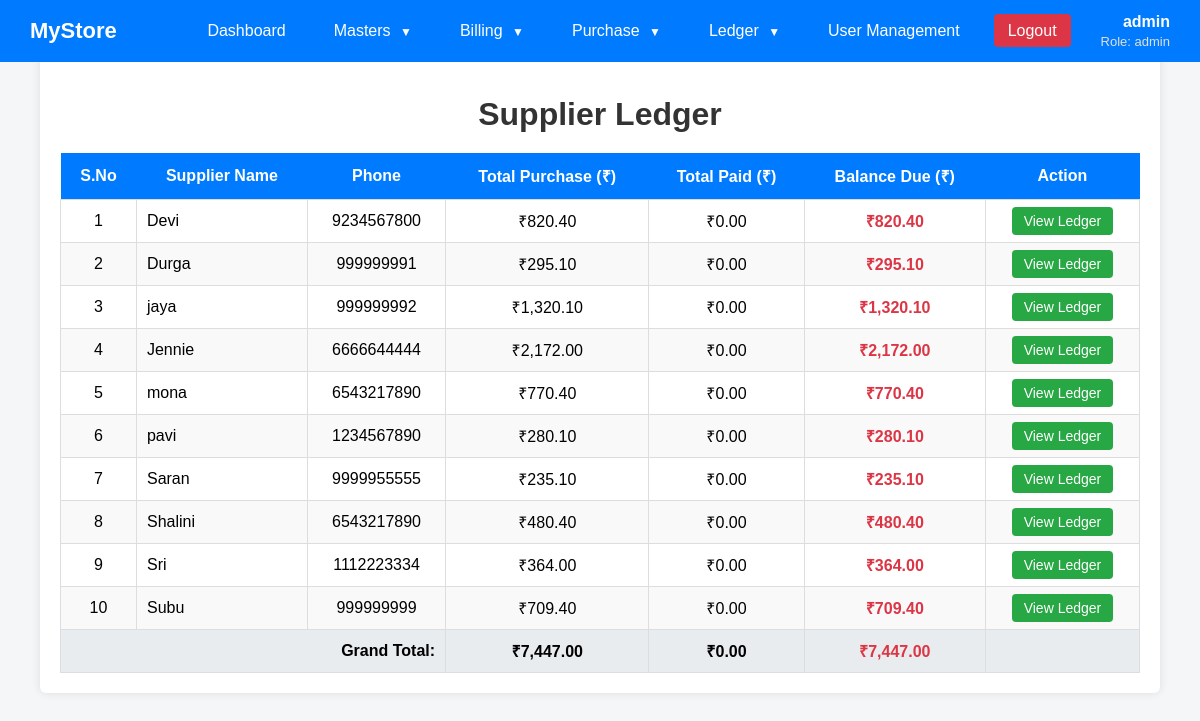
The page /ledger.php (signed in) on the database its author committed.
### tables this page shows
CREATE TABLE `suppliers` (
  `id` int(11) NOT NULL,
  `suppliers_name` varchar(50) NOT NULL,
  `phoneno` varchar(10) NOT NULL,
  `email` varchar(200) NOT NULL,
  `sup_address` varchar(200) NOT NULL,
  `gst_no` varchar(50) NOT NULL,
  `created_at` timestamp NOT NULL DEFAULT CURRENT_TIMESTAMP,
  `updated_at` timestamp NOT NULL DEFAULT CURRENT_TIMESTAMP ON UPDATE CURRENT_TIMESTAMP,
  `city` varchar(50) NOT NULL,
  `opening_amt` int(11) NOT NULL,
  `sup_state` varchar(50) NOT NULL
);

### ledger.php (the view, shortened to what this page needs)
<?php
include "db.php";
$query = "SELECT
            s.id,
            s.suppliers_name,
            s.phoneno,
            COALESCE(SUM(p.totalamt), 0) as total_purchase,
            COALESCE(SUM(p.paidamt), 0) as total_paid
          FROM suppliers s
          LEFT JOIN purchase p ON s.id = p.supplier_id
          GROUP BY s.id, s.suppliers_name, s.phoneno
          ORDER BY s.suppliers_name ASC";
$result = $conn->query($query);
?>
<!DOCTYPE html>
<html>
<head>
</head>
<body>
    <?php include "dashboard.php"; ?>
    <div class="container">
        <h1>Supplier Ledger</h1>
        <table>
            <thead>
                <tr>
                    <th>S.No</th>
                    <th>Supplier Name</th>
                    <th>Phone</th>
                    <th>Total Purchase (₹)</th>
                    <th>Total Paid (₹)</th>
                    <th>Balance Due (₹)</th>
                    <th>Action</th>
                </tr>
            </thead>
            <tbody>
                <?php
                $sno = 1;
                $grandTotalPurchase = 0;
                $grandTotalPaid = 0;
                $grandBalance = 0;
                if ($result->num_rows > 0):
                    while($row = $result->fetch_assoc()):
                        $balance = $row['total_purchase'] - $row['total_paid'];
                        $grandTotalPurchase += $row['total_purchase'];
                        $grandTotalPaid += $row['total_paid'];
                        $grandBalance += $balance;
                ?>
                    <tr>
                        <td><?php echo $sno++; ?></td>
                        <td style="text-align: left;"><?php echo htmlspecialchars($row['suppliers_name']); ?></td>
                        <td><?php echo htmlspecialchars($row['phoneno'] ?? 'N/A'); ?></td>
                        <td>₹<?php echo number_format($row['total_purchase'], 2); ?></td>
                        <td>₹<?php echo number_format($row['total_paid'], 2); ?></td>
                        <td class="<?php echo ($balance >= 0) ? 'positive' : 'negative'; ?>">
                            ₹<?php echo number_format($balance, 2); ?>
                        </td>
                        <td>
                            <a href="supplier_ledger.php?supplier_id=<?php echo $row['id']; ?>"
                               class="view-btn">View Ledger</a>
                        </td>
                    </tr>
                <?php
                    endwhile;
                endif; ?>
            </tbody>
            <tfoot>
                <tr style="background: #e9ecef; font-weight: bold;">
                    <td colspan="3" style="text-align: right;">Grand Total:</td>
                    <td>₹<?php echo number_format($grandTotalPurchase, 2); ?></td>
                    <td>₹<?php echo number_format($grandTotalPaid, 2); ?></td>
                    <td class="<?php echo ($grandBalance >= 0) ? 'positive' : 'negative'; ?>">
                        ₹<?php echo number_format($grandBalance, 2); ?>
                    </td>
                    <td></td>
                </tr>
            </tfoot>
        </table>
    </div>
</body>
</html>

### ledger.php (style rules this page uses)
body { font-family: Arial, sans-serif; background: #f4f6f8; margin: 0; padding: 0; }
.container { width: 90%; margin: 30px auto; background: white; padding: 20px; border-radius: 6px; box-shadow: 0 0 10px rgba(0,0,0,0.1); }
h1 { text-align: center; color: #333; margin-bottom: 20px; }
table { width: 100%; border-collapse: collapse; margin-top: 20px; }
th { background: #007bff; color: white; padding: 12px; text-align: center; font-weight: bold; }
td { padding: 10px; border: 1px solid #ddd; text-align: center; }
tr:nth-child(even) { background: #f9f9f9; }
.view-btn { background: #28a745; color: white; padding: 6px 12px; text-decoration: none; border-radius: 4px; font-size: 14px; }
.positive { color: #dc3545; font-weight: bold; }

### dashboard.php (style rules this page uses)
body { margin: 0; font-family: Arial, sans-serif; background: #f4f6f8; padding-top: 25px; }

### rows shown on the page
suppliers: suppliers_name "Devi", phoneno "9234567800", total_purchase "820.40", total_paid "0.00", balance "820.40"
suppliers: suppliers_name "Durga", phoneno "999999991", total_purchase "295.10", total_paid "0.00", balance "295.10"
suppliers: suppliers_name "jaya", phoneno "999999992", total_purchase "1,320.10", total_paid "0.00", balance "1,320.10"
suppliers: suppliers_name "Jennie", phoneno "6666644444", total_purchase "2,172.00", total_paid "0.00", balance "2,172.00"
suppliers: suppliers_name "mona", phoneno "6543217890", total_purchase "770.40", total_paid "0.00", balance "770.40"
suppliers: suppliers_name "pavi", phoneno "1234567890", total_purchase "280.10", total_paid "0.00", balance "280.10"
suppliers: suppliers_name "Saran", phoneno "9999955555", total_purchase "235.10", total_paid "0.00", balance "235.10"
suppliers: suppliers_name "Shalini", phoneno "6543217890", total_purchase "480.40", total_paid "0.00", balance "480.40"
suppliers: suppliers_name "Sri", phoneno "1112223334", total_purchase "364.00", total_paid "0.00", balance "364.00"
suppliers: suppliers_name "Subu", phoneno "999999999", total_purchase "709.40", total_paid "0.00", balance "709.40"

### other values the page prints
$_SESSION['username'] "admin"
$_SESSION['role'] "admin"
$grandTotalPurchase "7,447.00"
$grandTotalPaid "0.00"
$grandBalance "7,447.00"
